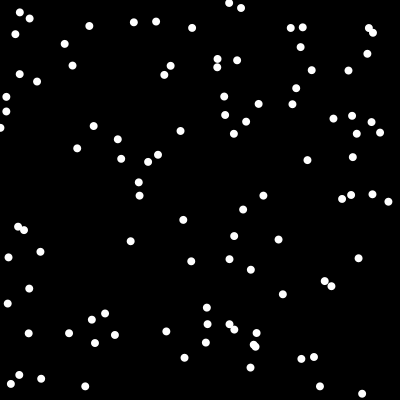
Frame 1 (no input)
Frame 60 (the mouse pressed at the canvas centre just before this capture): identical to frame 1, image omitted
Frame 120 (the mouse held since frame 60 and released just before this capture): identical to frame 1, image omitted

The Processing sketch that drew this single still picture (run headless with seeded random() and noise(); from frame 60 on, the mouse is pressed at the canvas centre):

// Processing sketch: StarField
// ── StarField.pde
Star[] stars = new Star[100];

void setup() {
  size(400, 400);
  for (int i = 0; i < stars.length; i++)
  {
    stars[i] = new Star();
  }
}

void draw()
{
  background(0);
  for(int i = 0; i < stars.length; i ++)
  {
    stars[i].update();
    stars[i].show();
}
}

// ── Star.pde
class Star {
  float x;
  float y;
  float z;

  Star () {
    x = random(0, width);
    y= random(0, height);
    z= random(0, height);
  }
  
  void update()
  {
      
  }
  
  void show()
  {
      fill(255);
      noStroke();
      ellipse(x,y,8,8);
  }
}
